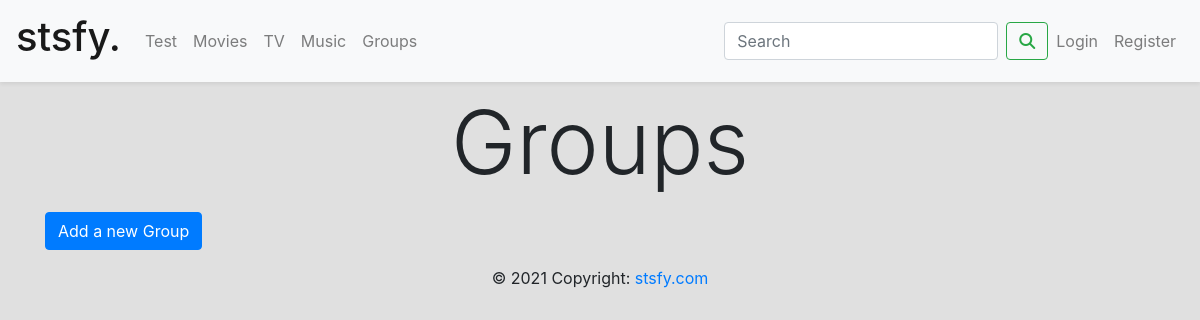
Before: /groups/ with the older database file.
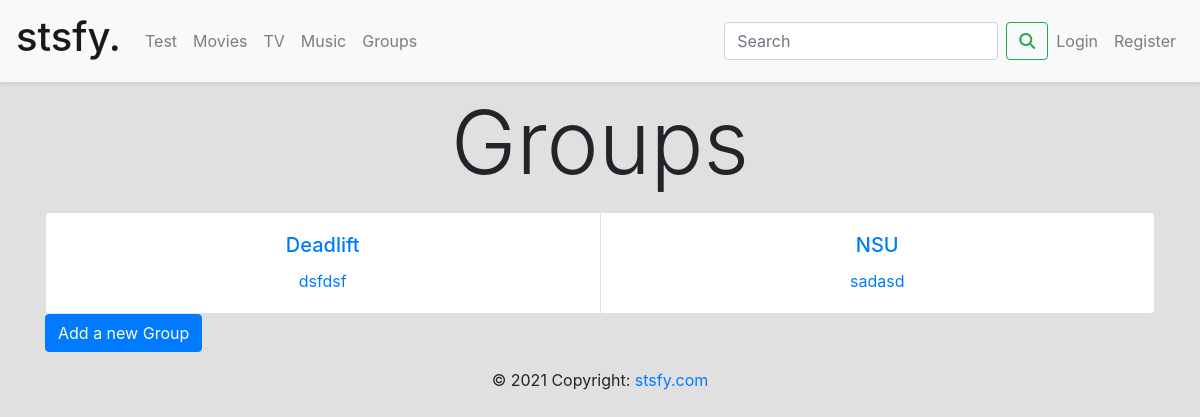
After: the same page with the newer database file.
### users/models.py (models this page shows, shortened)
class Group(models.Model):
    name = models.CharField(max_length=128)
    members = models.ManyToManyField(User, through='Membership')
    image = models.ImageField(default='default_profile.jpg', upload_to='profile_pics')
    about = models.CharField(default="", max_length=200)

### library/views.py (the view)
# urls.py: path('groups/', GroupListView.as_view(), name='groups'),
class GroupListView(ListView):
    model = Group
    context_object_name = 'groups'
    template_name = 'library/groups.html'

### library/templates/library/groups.html (shortened to what this page needs)
{% extends "library/base.html" %}
{% block content %}
    <h2 class="display-2 text-center mb-3">Groups</h2>
    <div class="card-group">
        {% for group in groups %}
            <div class="card text-center">
                <a class="text-decoration-none" href="{% url 'group-detail' group.id %}">
                    <div class="card-body">
                        <h5 class="card-title">{{ group.name }}</h5>
                        <p class="card-text">{{ group.about }}</p>
                    </div>
                </a>
            </div>
        {% endfor %}
    </div>
    <a class="btn btn-primary" href="{% url 'group-create' %}">Add a new Group</a>
{% endblock content %}

Changed rows visible on the page:
added Group: name "Deadlift", about "dsfdsf"
added Group: name "NSU", about "sadasd"
